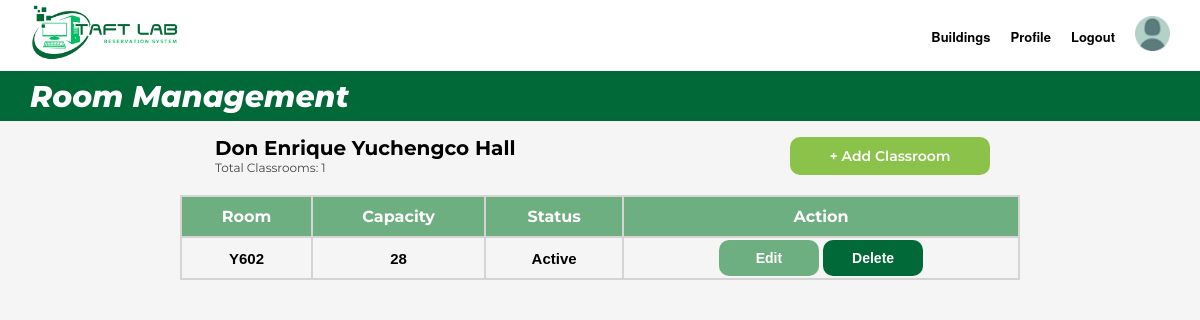
Screenshot of /Webpages/rm-management.php?type=Y (signed in) with the database file from the repository.
### tables this page shows
CREATE TABLE building(
    building_id INT AUTO_INCREMENT PRIMARY KEY,
    building_code VARCHAR(10) NOT NULL,
    building_name VARCHAR(45) NOT NULL
);

CREATE TABLE laboratory(
    lab_id INT AUTO_INCREMENT PRIMARY KEY,
    building_id INT NOT NULL,
    room_code VARCHAR(10) NOT NULL,
    capacity INT NOT NULL, 
    status ENUM('Active', 'Maintenance', 'Closed') NOT NULL DEFAULT 'Active',
    FOREIGN KEY (building_id) REFERENCES building(building_id) ON DELETE RESTRICT ON UPDATE CASCADE,
    UNIQUE(building_id, room_code)
);

### Webpages/rm-management.php (the view, shortened to what this page needs)
<?php
  include "db.php";
  $totalClassrooms = 0;
  if($_SERVER["REQUEST_METHOD"] == "GET")
  {
    $code = $_GET['type'] ?? '';
    $getBuilding = "SELECT * FROM building WHERE building_code = '$code'";
    $resultBuilding = $conn->query($getBuilding);
    $row = $resultBuilding->fetch_assoc();
    $sql = "SELECT * FROM laboratory WHERE room_code LIKE '%$code%' ORDER BY room_code ASC";
    $result = $conn->query($sql);
    $totalClassroom = "SELECT COUNT(*) AS total FROM laboratory WHERE room_code LIKE '%$code%'";
    $result2 = $conn->query($totalClassroom);
    $value = $result2->fetch_assoc();
    $totalClassrooms = $value['total'];
  }
?>
<!DOCTYPE html>
<html lang="en">
<head>
    <link rel="stylesheet" href="homepage-carousel.css">
    <link rel="stylesheet" href="rm-management.css">
</head>
<body>
    <header>
        <div class="logo">
            <img src="images/taftlab-logo.png" alt="TaftLab Logo"/>
        </div>
    <div class="header-right">
      <nav>
        <ul>
          <li><a href="roomManagement.php">Buildings</a></li>
          <li><a href="admin-profile.php">Profile</a></li>
          <li><a href="logout.php">Logout</a></li>
        </ul>
      </nav>
      <div class="profile-icon">
        <img src="images/profile-icon.png" alt="Profile Icon"/>
      </div>
    </div>
  </header>
  <div class="admin-subheader">
    <h2>Room Management</h2>
  </div>
  <div class="header-row">
    <div class="header-left">
        <h1 class="header"><?php echo $row['building_name'] ?? 'Unknown Building'; ?></h1>
        <p class="sub-header-text"><?php echo "Total Classrooms: " . $totalClassrooms; ?></p>
    </div>
    <a href="rm-create.php?type=create-<?php echo $code;?>" class="create">+ Add Classroom</a>
  </div>
  <table>
    <tr class="table-header">
      <th> Room </th>
      <th> Capacity </th>
      <th> Status </th>
      <th> Action </th>
    </tr>
    <?php while($labs = mysqli_fetch_array($result)): ?>
      <tr>
        <td> <?php echo $labs['room_code'] ?> </td>
        <td> <?php echo $labs['capacity'] ?> </td>
        <td> <?php echo $labs['status']; ?> </td>
        <td>
          <form method="GET" action="rm-update.php" style="display:inline">
            <input class="update" type="submit" value="Edit">
          </form>
          <form method="POST" action="rm-delete.php" style="display:inline">
            <input class="delete" type="submit" value="Delete" onclick="return confirm('Are you sure you want to delete this laboratory?');">
          </form>
        </td>
      </tr>
    <?php endwhile;?>
  </table>
</body>
</html>

### Webpages/homepage-carousel.css (style rules this page uses)
*, *::before, *::after { margin: 0; padding: 0; box-sizing: border-box; list-style-type: none; text-decoration: none; }
:root { --primary: #ec994b; --white: #ffffff; --bg: #f5f5f5; }
html { font-size: 62.5%; font-family: "Montserrat", sans-serif; scroll-behavior: smooth; }
body { font-size: 1.6rem; background: var(--bg); overflow-x: hidden; }
header { font-family: 'Helvetica Neue', Arial, sans-serif; display: flex; justify-content: space-between; align-items: center; padding: 3px 30px; background-color: #fff; }
.header-right { display: flex; align-items: center; gap: 20px; }
.logo img { height: 60px; }
.profile-icon img { height: 35px; margin: 0px; }
nav ul { list-style: none; display: flex; gap: 20px; margin: 0; padding: 0; }
nav ul li a { text-decoration: none; color: black; font-size: 13px; font-weight: 550; transition: color 0.3s ease; }

### Webpages/rm-management.css (style rules this page uses)
.admin-subheader { background-color: #006937; height: 50px; display: flex; flex-direction: column; align-items: flex-start; padding: 0 30px; color: white; font-weight: 600; text-align: left; justify-content: center; }
.admin-subheader h2 { color: white; font-size: 3rem; margin: 0; font-weight: 800; font-style: italic; }
.header-row { display: flex; justify-content: space-between; align-items: center; margin: 15px 30px; }
.header-left { display: flex; flex-direction: column; margin-left: 185px; }
.header-left h1 { margin: 0; font-family: 'Montserrat', sans-serif; font-weight: 700; font-size: 2rem; }
.sub-header-text { margin: 0; font-family: 'Montserrat', sans-serif; font-weight: 400; font-size: 1.2rem; color: #444; }
.create { display: inline-block; text-align: center; width: 200px; padding: 10px 20px; background-color: #8BC34A; color: white; border: none; border-radius: 10px; font-size: 1.4rem; font-weight: 600; text-decoration: none; cursor: pointer; transition: all 0.3s ease; margin-right: 180px; }
.delete { display: inline-block; text-align: center; width: 100px; padding: 10px 20px; background-color: #006937; color: white; border: none; border-radius: 10px; font-size: 1.4rem; font-weight: 600; text-decoration: none; cursor: pointer; transition: all 0.3s ease; }
.update { display: inline-block; text-align: center; width: 100px; padding: 10px 20px; background-color: #6eaf82; color: white; border: none; border-radius: 10px; font-size: 1.4rem; font-weight: 600; text-decoration: none; cursor: pointer; transition: all 0.3s ease; }
table { border-collapse: collapse; width: 70%; margin: 20px auto; color: black; }
th { border: 1px solid #ccc; padding: 10px; text-align: center; border: 2px solid #d4d4d4; }
td { border: 1px solid #ccc; padding: 2px 5px; text-align: center; border: 2px solid #d4d4d4; font-size: 15px; font-family: Arial, Helvetica, sans-serif; font-weight: bold; }
.table-header { background-color: #6eaf82; color: white; }

### rows the page displays
building: building_name "Don Enrique Yuchengco Hall"
laboratory: room_code "Y602", capacity "28", status "Active"

### other values shown
$totalClassrooms "1"
